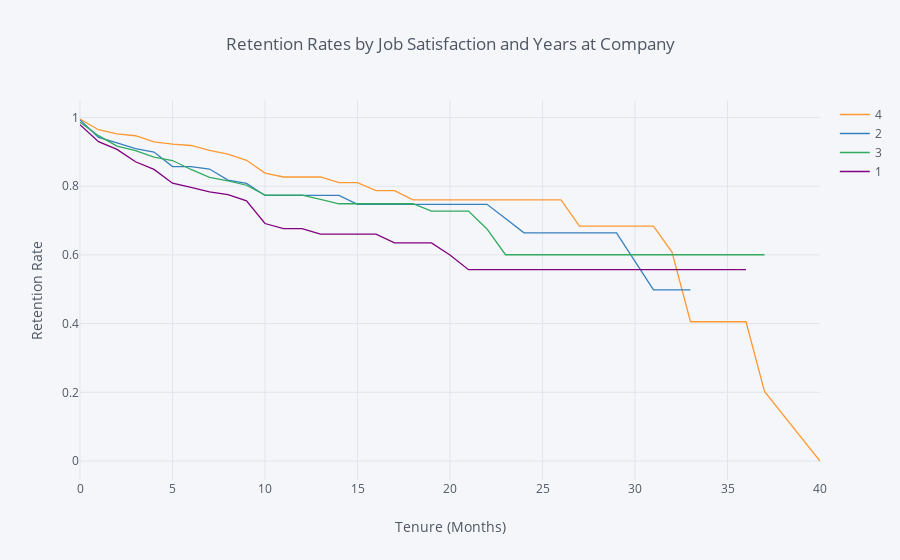

Notebook cell for this chart:
### Markdown cell above
## 6. Let's find out how job satisfaction affects retention rates. Generate and plot survival curves for each level of job satisfaction by number of years at the company.

### Code cell
rates7 = survival(data, 'JobSatisfaction', 'YearsAtCompany', 'Attrition')

rates7.iplot(kind='line', xTitle='Tenure (Months)', yTitle='Retention Rate',
            title='Retention Rates by Job Satisfaction and Years at Company')

### Figure 1 — Plotly figure (JSON) as saved in the notebook; plotly's stock layout.template omitted (floating-point values rounded to 4 significant figures)
{"data": [{"line": {"color": "rgba(255, 153, 51, 1.0)", "dash": "solid", "shape": "linear", "width": 1.3}, "mode": "lines", "name": "4", "text": "", "type": "scatter", "uid": "813171db-42e9-49d0-b77c-9ec53fd7a26e", "x": [0, 1, 2, 3, 4, 5, 6, 7, 8, 9, 10, 11, 12, 13, 14, 15, 16, 17, 18, 19, 20, 21, 22, 23, 24, 25, 26, 27, 29, 30, 31, 32, 33, 34, 36, 37, 40], "y": [0.9956, 0.9645, 0.9523, 0.9469, 0.929, 0.9226, 0.9185, 0.9043, 0.8933, 0.8754, 0.838, 0.8268, 0.8268, 0.8268, 0.8103, 0.8103, 0.7872, 0.7872, 0.76, 0.76, 0.76, 0.76, 0.76, 0.76, 0.76, 0.76, 0.76, 0.684, 0.684, 0.684, 0.684, 0.608, 0.4053, 0.4053, 0.4053, 0.2027, 0]}, {"line": {"color": "rgba(55, 128, 191, 1.0)", "dash": "solid", "shape": "linear", "width": 1.3}, "mode": "lines", "name": "2", "text": "", "type": "scatter", "uid": "ef3890b2-dae1-48ff-95e8-cc76937545c6", "x": [0, 1, 2, 3, 4, 5, 6, 7, 8, 9, 10, 11, 12, 13, 14, 15, 16, 17, 18, 19, 20, 21, 22, 23, 24, 25, 26, 27, 29, 30, 31, 32, 33, 34, 36, 37, 40], "y": [0.9929, 0.9423, 0.9263, 0.9091, 0.8996, 0.8573, 0.8573, 0.85, 0.8179, 0.8083, 0.7731, 0.7731, 0.7731, 0.7731, 0.7731, 0.7474, 0.7474, 0.7474, 0.7474, 0.7474, 0.7474, 0.7474, 0.7474, 0.7059, 0.6643, 0.6643, 0.6643, 0.6643, 0.6643, 0.5813, 0.4983, 0.4983, 0.4983, "", "", "", ""]}, {"line": {"color": "rgba(50, 171, 96, 1.0)", "dash": "solid", "shape": "linear", "width": 1.3}, "mode": "lines", "name": "3", "text": "", "type": "scatter", "uid": "94af392f-248f-4654-98cf-17e97f82d081", "x": [0, 1, 2, 3, 4, 5, 6, 7, 8, 9, 10, 11, 12, 13, 14, 15, 16, 17, 18, 19, 20, 21, 22, 23, 24, 25, 26, 27, 29, 30, 31, 32, 33, 34, 36, 37, 40], "y": [0.9864, 0.9471, 0.917, 0.9033, 0.8849, 0.8748, 0.8487, 0.8259, 0.8157, 0.8028, 0.7739, 0.7739, 0.7739, 0.7618, 0.7489, 0.7489, 0.7489, 0.7489, 0.7489, 0.7275, 0.7275, 0.7275, 0.6755, 0.6005, 0.6005, 0.6005, 0.6005, 0.6005, 0.6005, 0.6005, 0.6005, 0.6005, 0.6005, 0.6005, 0.6005, 0.6005, ""]}, {"line": {"color": "rgba(128, 0, 128, 1.0)", "dash": "solid", "shape": "linear", "width": 1.3}, "mode": "lines", "name": "1", "text": "", "type": "scatter", "uid": "c9521417-5428-46a7-b027-7336a93f9d2a", "x": [0, 1, 2, 3, 4, 5, 6, 7, 8, 9, 10, 11, 12, 13, 14, 15, 16, 17, 18, 19, 20, 21, 22, 23, 24, 25, 26, 27, 29, 30, 31, 32, 33, 34, 36, 37, 40], "y": [0.9792, 0.9297, 0.9071, 0.8711, 0.8489, 0.8087, 0.7965, 0.7833, 0.7752, 0.7572, 0.6913, 0.6766, 0.6766, 0.6605, 0.6605, 0.6605, 0.6605, 0.6351, 0.6351, 0.6351, 0.5998, 0.557, 0.557, 0.557, 0.557, 0.557, 0.557, 0.557, 0.557, 0.557, 0.557, 0.557, 0.557, 0.557, 0.557, "", ""]}], "layout": {"legend": {"bgcolor": "#F5F6F9", "font": {"color": "#4D5663"}}, "paper_bgcolor": "#F5F6F9", "plot_bgcolor": "#F5F6F9", "title": {"font": {"color": "#4D5663"}, "text": "Retention Rates by Job Satisfaction and Years at Company"}, "xaxis": {"gridcolor": "#E1E5ED", "showgrid": true, "tickfont": {"color": "#4D5663"}, "title": {"font": {"color": "#4D5663"}, "text": "Tenure (Months)"}, "zerolinecolor": "#E1E5ED"}, "yaxis": {"gridcolor": "#E1E5ED", "showgrid": true, "tickfont": {"color": "#4D5663"}, "title": {"font": {"color": "#4D5663"}, "text": "Retention Rate"}, "zerolinecolor": "#E1E5ED"}}}
